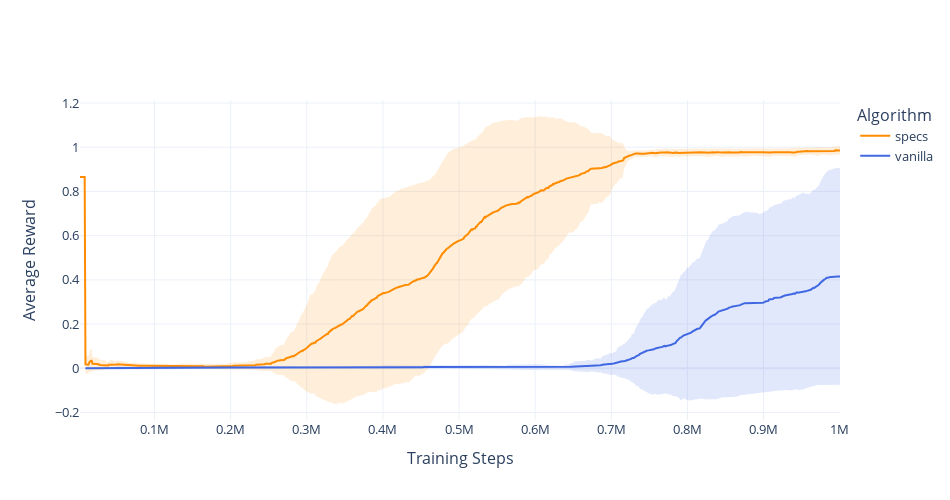

Notebook source saved alongside this figure:
### Code cell
# ============================================================
# 1️⃣  FIGURE 1 — Average Episode Reward
# ============================================================
fig_reward = go.Figure()

for algorithm in agg_df["algorithm"].unique():
    subset = agg_df[agg_df["algorithm"] == algorithm]

    # Mean line
    fig_reward.add_trace(
        go.Scatter(
            x=subset["step"],
            y=subset["mean_reward"],
            mode="lines",
            name=algorithm,
            line=dict(color=colors.get(algorithm, "gray")),
        )
    )

    # Std shaded region
    fig_reward.add_trace(
        go.Scatter(
            x=list(subset["step"]) + list(subset["step"][::-1]),
            y=list(subset["mean_reward"] + subset["std_reward"]) +
              list(subset["mean_reward"] - subset["std_reward"])[::-1],
            fill="toself",
            fillcolor=f"rgba(65,105,225,0.15)" if algorithm == "vanilla" else "rgba(255,140,0,0.15)",
            line=dict(color="rgba(255,255,255,0)"),
            showlegend=False,
            hoverinfo="skip",
        )
    )

fig_reward.update_layout(
    #title="Training Performance: Average Episode Reward",
    xaxis_title="Training Steps",
    yaxis_title="Average Reward",
    template="plotly_white",
    font=dict(size=13),
    legend_title_text="Algorithm",
    height=500,
    width=950,
)

### Figure 1 — Plotly figure (JSON) as saved in the notebook; plotly's stock layout.template omitted (floating-point values rounded to 4 significant figures; data arrays with more than 128 entries replaced by an {"elided": "..."} marker saying what was removed)
{"data": [{"line": {"color": "darkorange"}, "mode": "lines", "name": "specs", "type": "scatter", "x": {"elided": "976 int values"}, "y": {"elided": "976 float values"}}, {"fill": "toself", "fillcolor": "rgba(255,140,0,0.15)", "hoverinfo": "skip", "line": {"color": "rgba(255,255,255,0)"}, "showlegend": false, "type": "scatter", "x": {"elided": "1952 int values"}, "y": {"elided": "1952 float values"}}, {"line": {"color": "royalblue"}, "mode": "lines", "name": "vanilla", "type": "scatter", "x": {"elided": "969 int values"}, "y": {"elided": "969 float values"}}, {"fill": "toself", "fillcolor": "rgba(65,105,225,0.15)", "hoverinfo": "skip", "line": {"color": "rgba(255,255,255,0)"}, "showlegend": false, "type": "scatter", "x": {"elided": "1938 int values"}, "y": {"elided": "1938 float values"}}], "layout": {"font": {"size": 13}, "height": 500, "legend": {"title": {"text": "Algorithm"}}, "width": 950, "xaxis": {"title": {"text": "Training Steps"}}, "yaxis": {"title": {"text": "Average Reward"}}}}
